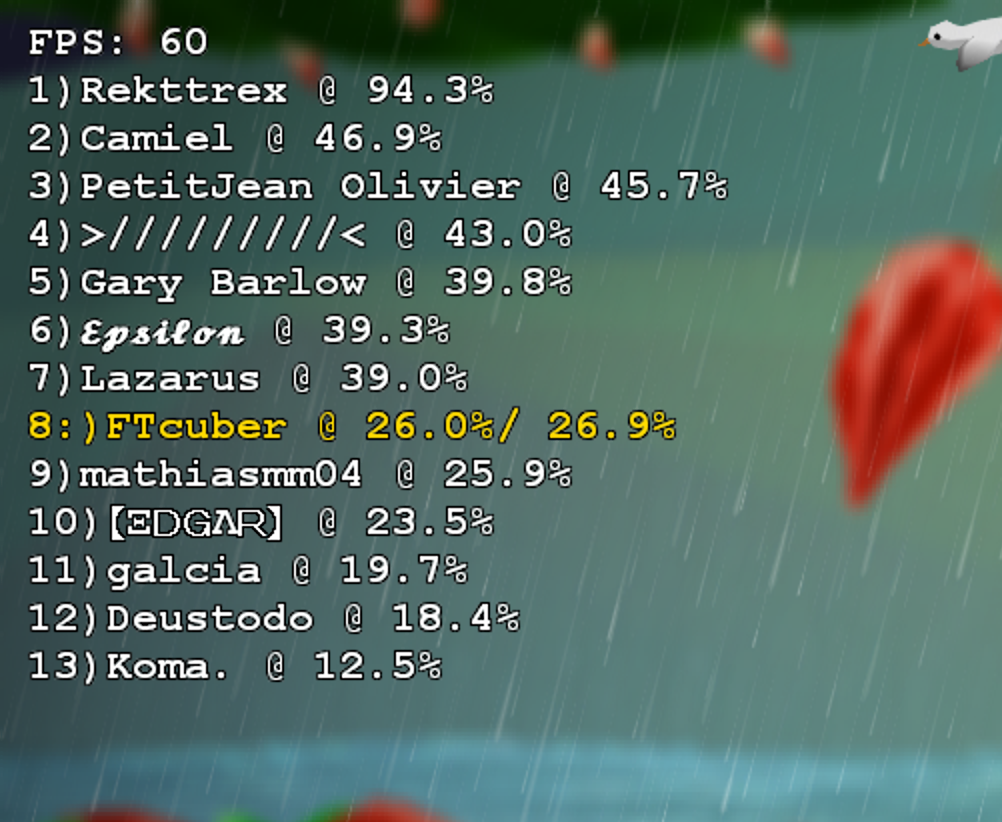
#> input picture test.png, 1002 x 822 px
$ python cvtest.py
#> lines starting #> are read from the running program, lines starting #| are printed output that depends on the picture; after the words box and inside, x2 and y2 are one past the last pixel; in counts of white or black regions, pixels touching at a corner belong together
try:
    from PIL import Image
except ImportError:
    import Image
import pytesseract
import numpy as np
import cv2

cFilename = "test.png"
wImage = cv2.imread(cFilename)
#> wImage is the input picture: shape (822, 1002, 3); mean B, G, R 100.1, 108.1, 84.5
hsv = cv2.cvtColor(wImage, cv2.COLOR_RGB2HSV)
#> hsv: shape (822, 1002, 3); mean H, S, V 40.7, 87.4, 114.1
lower_yellow = np.array([52,120,120])
upper_yellow = np.array([100,255,255])
mask = cv2.inRange(hsv, lower_yellow, upper_yellow)
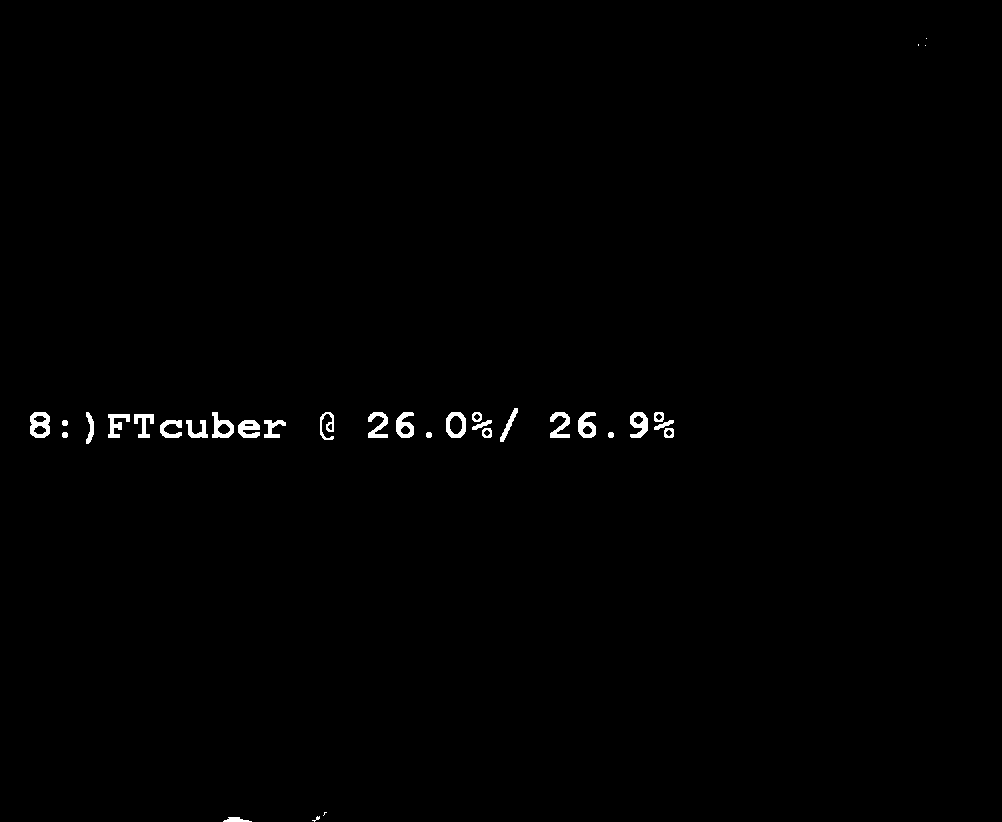
#> mask: shape (822, 1002); 0.6% white; 33 white regions (5 under 20 px), largest, box (x1, y1, x2, y2) and area: (30, 412, 50, 438) 345, (396, 412, 414, 438) 292, (578, 412, 596, 438) 292
combinedImages = cv2.bitwise_and(wImage, wImage, mask=mask)
# [5 lines of commented-out code are left out]
#> (the run stopped early here; a loop or call above may not have finished)
